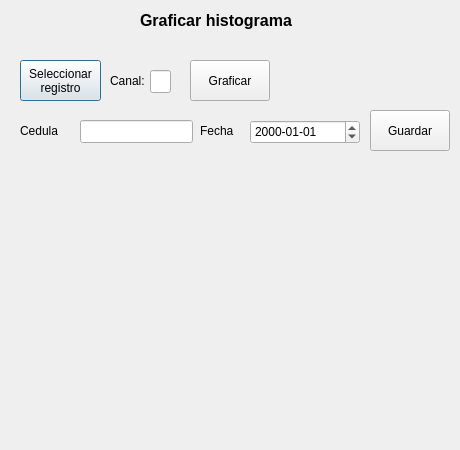
<?xml version="1.0" encoding="UTF-8"?>
<ui version="4.0">
 <class>Dialog</class>
 <widget class="QDialog" name="Dialog">
  <property name="geometry">
   <rect>
    <x>0</x>
    <y>0</y>
    <width>460</width>
    <height>450</height>
   </rect>
  </property>
  <property name="windowTitle">
   <string>Histograma</string>
  </property>
  <widget class="QLineEdit" name="canal">
   <property name="geometry">
    <rect>
     <x>150</x>
     <y>70</y>
     <width>21</width>
     <height>23</height>
    </rect>
   </property>
  </widget>
  <widget class="QLabel" name="label">
   <property name="geometry">
    <rect>
     <x>140</x>
     <y>10</y>
     <width>181</width>
     <height>21</height>
    </rect>
   </property>
   <property name="font">
    <font>
     <pointsize>12</pointsize>
     <weight>75</weight>
     <bold>true</bold>
    </font>
   </property>
   <property name="text">
    <string>Graficar histograma</string>
   </property>
  </widget>
  <widget class="QPushButton" name="cargarRegistro">
   <property name="geometry">
    <rect>
     <x>20</x>
     <y>60</y>
     <width>81</width>
     <height>41</height>
    </rect>
   </property>
   <property name="text">
    <string>Seleccionar
registro</string>
   </property>
  </widget>
  <widget class="QPushButton" name="graficar">
   <property name="geometry">
    <rect>
     <x>190</x>
     <y>60</y>
     <width>80</width>
     <height>41</height>
    </rect>
   </property>
   <property name="text">
    <string>Graficar</string>
   </property>
  </widget>
  <widget class="QLabel" name="label_2">
   <property name="geometry">
    <rect>
     <x>110</x>
     <y>70</y>
     <width>41</width>
     <height>21</height>
    </rect>
   </property>
   <property name="text">
    <string>Canal:</string>
   </property>
  </widget>
  <widget class="QWidget" name="gridLayoutWidget">
   <property name="geometry">
    <rect>
     <x>10</x>
     <y>160</y>
     <width>441</width>
     <height>281</height>
    </rect>
   </property>
   <layout class="QGridLayout" name="plano"/>
  </widget>
  <widget class="QLabel" name="label_5">
   <property name="geometry">
    <rect>
     <x>200</x>
     <y>120</y>
     <width>41</width>
     <height>21</height>
    </rect>
   </property>
   <property name="text">
    <string>Fecha</string>
   </property>
  </widget>
  <widget class="QDateEdit" name="fecha">
   <property name="geometry">
    <rect>
     <x>250</x>
     <y>120</y>
     <width>110</width>
     <height>24</height>
    </rect>
   </property>
   <property name="displayFormat">
    <string>yyyy-MM-dd</string>
   </property>
  </widget>
  <widget class="QLineEdit" name="cedula">
   <property name="geometry">
    <rect>
     <x>80</x>
     <y>120</y>
     <width>113</width>
     <height>23</height>
    </rect>
   </property>
  </widget>
  <widget class="QPushButton" name="guardar">
   <property name="geometry">
    <rect>
     <x>370</x>
     <y>110</y>
     <width>80</width>
     <height>41</height>
    </rect>
   </property>
   <property name="text">
    <string>Guardar</string>
   </property>
  </widget>
  <widget class="QLabel" name="label_3">
   <property name="geometry">
    <rect>
     <x>20</x>
     <y>120</y>
     <width>59</width>
     <height>21</height>
    </rect>
   </property>
   <property name="text">
    <string>Cedula</string>
   </property>
  </widget>
 </widget>
 <tabstops>
  <tabstop>cargarRegistro</tabstop>
  <tabstop>canal</tabstop>
  <tabstop>cedula</tabstop>
  <tabstop>fecha</tabstop>
  <tabstop>graficar</tabstop>
  <tabstop>guardar</tabstop>
 </tabstops>
 <resources/>
 <connections/>
</ui>
